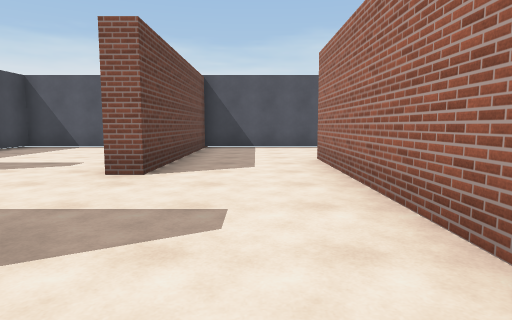
view 1 (above)

24 first-person views from a walk through a 3-D level made in the Unity game engine. The camera is 1.3 m above the floor, tilts 6° down and sees 75° across. The floor is counted in squares, 2 m on a side. Each view is taken from the middle of a square. On the plan, view 1 faces up. The plan holds only what a view shows up to about 10 squares ahead; the rest is blank. The place goes on beyond the plan. The player character is not drawn. Some surface patterns are stand-ins.

view 2
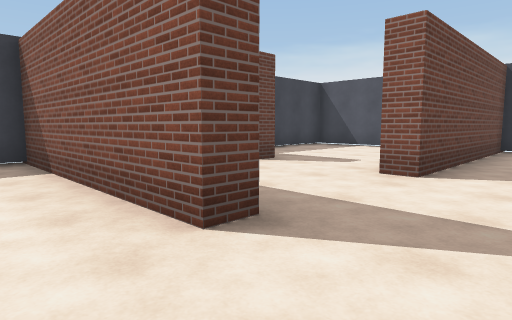

view 3
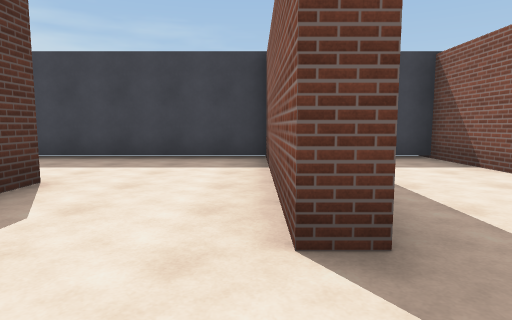

view 4
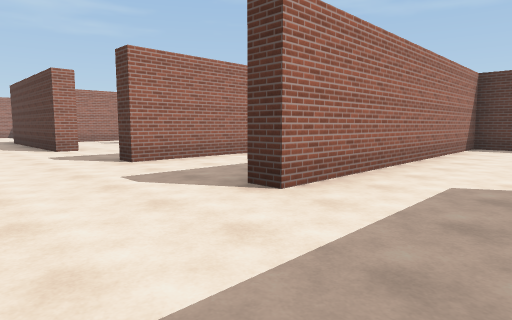

view 5
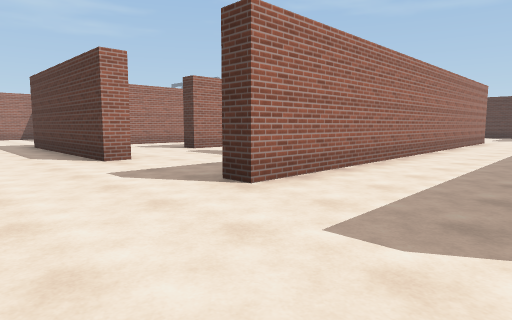

view 6
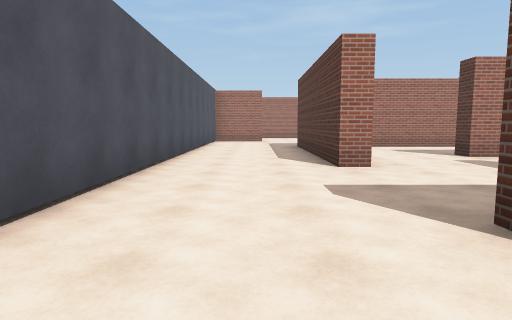

view 7
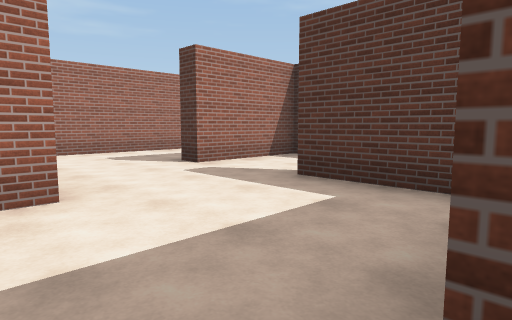

view 8
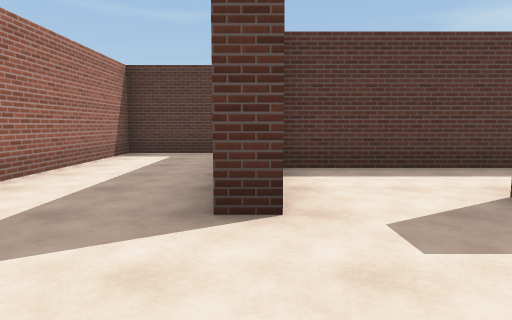

view 9
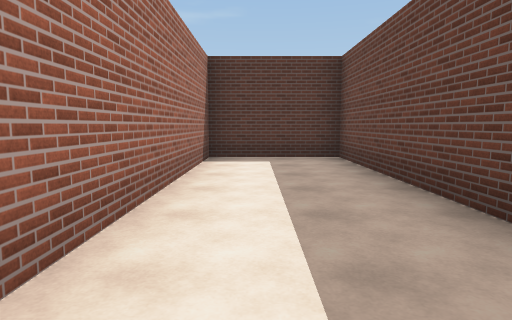

view 10
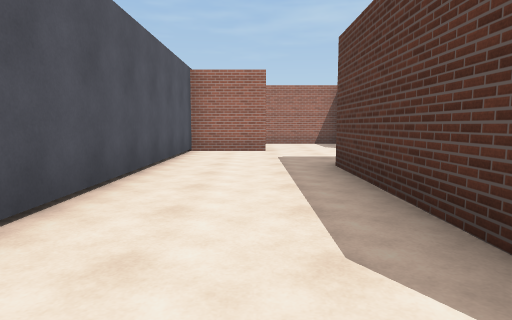

view 11
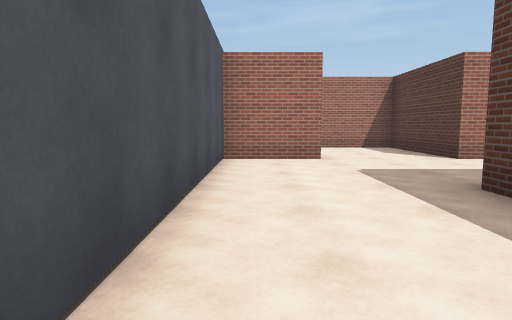

view 12
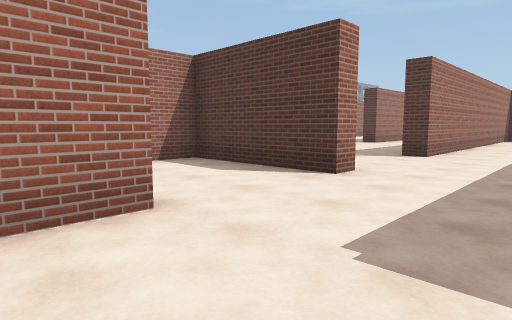

view 13
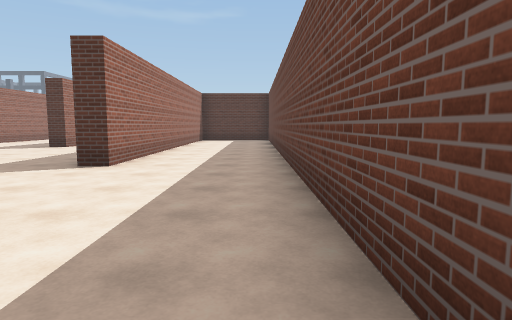

view 14
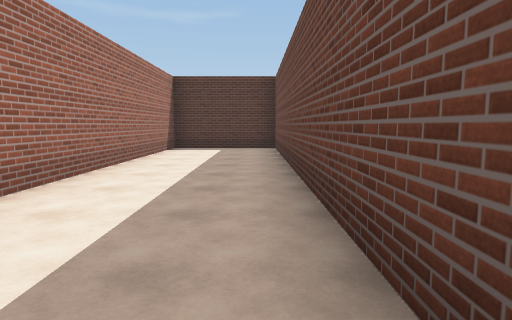

view 15
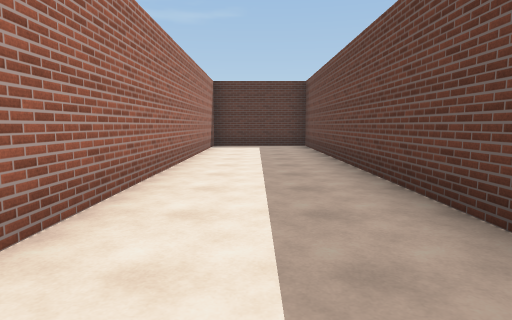

view 16
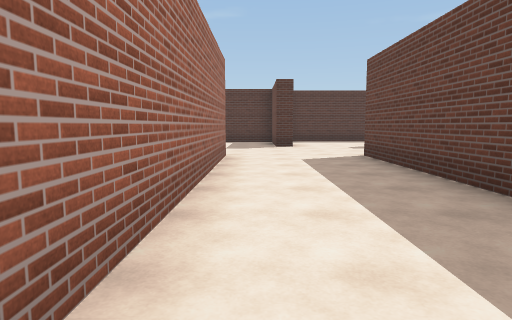

view 17
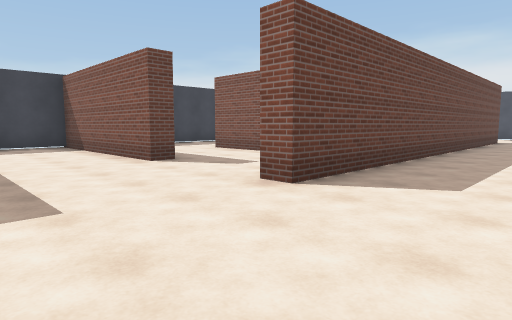

view 18
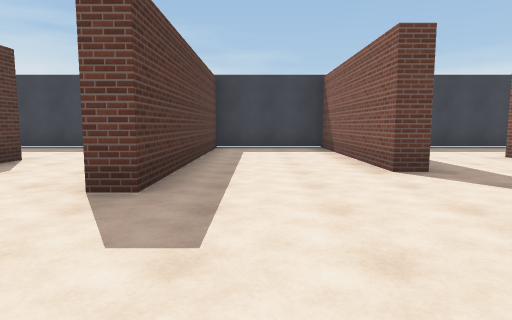

view 19
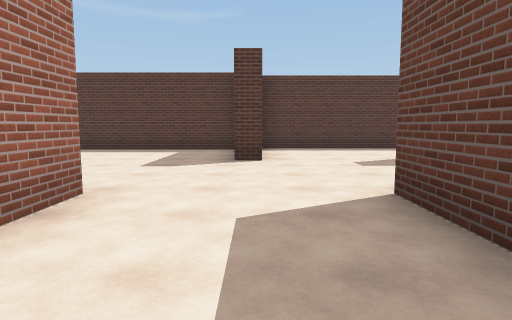

view 20
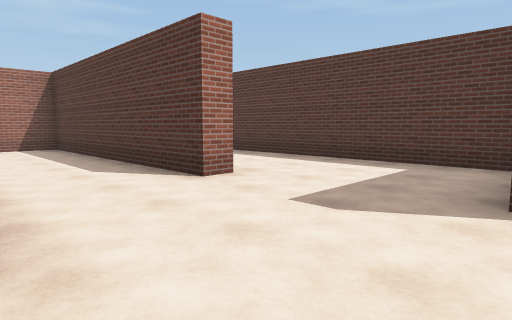

view 21
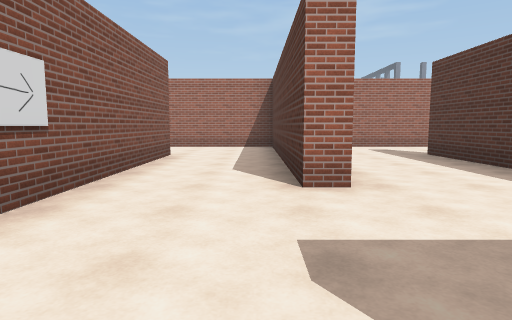

view 22
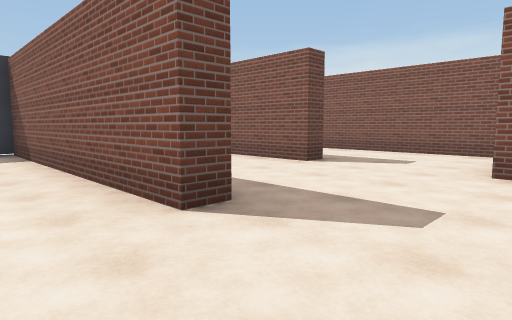

view 23
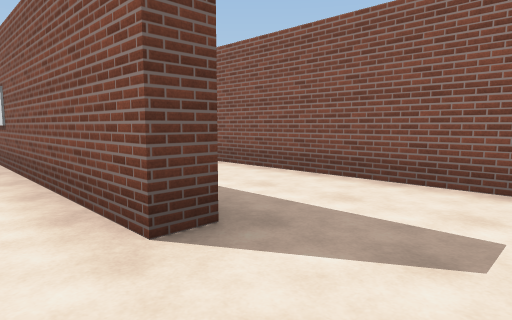

view 24
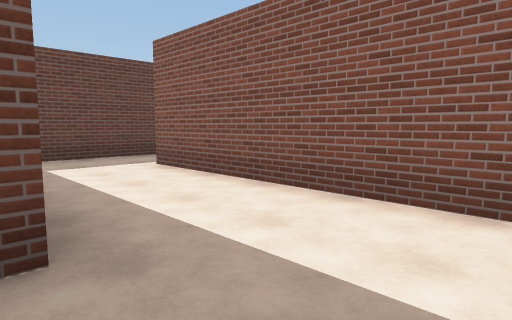

### Floor plan
Ten units are one square. View 1 is at (0, 0); x grows to the right and y downward. Boxes are objects, and circles mark ways between rooms. Rooms are numbered by the first view taken in them; rooms with no view inside come last. Other rooms are left out.
<svg viewBox="-71 -101 246 219">
<path fill="none" stroke="#000" d="M17 -40 17 51M59 -35 78 -35M-17 -18 -17 -12 -66 -12 -66 34M4 14 12 14 12 -64 18 -64M81 -61 81 -67M19 -96 -15 -96 -15 -43 -20 -43M-16 19 -38 19M98 -35 104 -35M103 -29 103 17 129 17 129 -51M75 -96 50 -96M-38 14 -31 14M46 51 46 -64 52 -64M163 -46 163 -51M135 -64 135 75 163 75 163 -18 169 -18M163 -78 163 -96 75 -96M81 -67 134 -67M29 81 34 81M17 51 11 51M64 80 64 75 129 75 129 56M35 108 105 108M-17 45 -17 51 -66 51 -66 81 -2 81 -2 86 -44 86M8 19 -16 19M-10 113 29 113M103 51 52 51M-32 113 -26 113M103 46 103 51M118 22 69 22M129 56 129 44M51 12 51 36M-44 -96 -66 -96 -66 -72M-44 -50 -44 -43 -66 -43 -66 -38M61 -10 98 -10 98 -35"/>
<circle cx="85" cy="-85" r="3" fill="#2a7"/>
<circle cx="-25" cy="35" r="3" fill="#2a7"/>
<circle cx="35" cy="50" r="3" fill="#2a7"/>
<circle cx="-20" cy="-35" r="3" fill="#2a7"/>
<circle cx="85" cy="-30" r="3" fill="#2a7"/>
<circle cx="115" cy="50" r="3" fill="#2a7"/>
<circle cx="-35" cy="-50" r="3" fill="#2a7"/>
<text x="30" y="-30">1</text>
<text x="150" y="-10">2</text>
<text x="30" y="70">3</text>
<text x="90" y="40">4</text>
<text x="-50" y="-80">5</text>
<text x="-40" y="-40">6</text>
<text x="80" y="-20">7</text>
</svg>
Room 1 opens to room 2. Room 1 opens to room 3. Room 1 opens to room 6. Room 1 opens to room 7. Room 3 opens to room 4. Room 5 opens to room 6.

Where each view was taken, in squares from view 1:
view 1: 0 up, 0 right, facing up
view 2: 0 up, 0 right, facing up-left
view 3: 1 up, 0 right, facing left
view 4: 9 up, 1 left, facing down-right
view 5: 9 up, 2 right, facing down-right
view 6: 8 up, 3 right, facing right
view 7: 7 up, 5 right, facing down-right
view 8: 6 up, 10 right, facing down
view 9: 5 up, 12 right, facing down
view 10: 8 up, 8 right, facing right
view 11: 9 up, 10 right, facing right
view 12: 9 up, 14 right, facing down-right
view 13: 7 up, 14 right, facing down
view 14: 2 up, 14 right, facing down
view 15: 3 up, 15 right, facing down
view 16: 2 up, 4 right, facing down
view 17: 8 down, 4 right, facing up-left
view 18: 7 down, 3 right, facing left
view 19: 2 down, 3 right, facing down
view 20: 5 down, 3 right, facing down-right
view 21: 7 down, 3 right, facing right
view 22: 10 down, 2 right, facing up-left
view 23: 6 down, 12 right, facing up-left
view 24: 5 down, 12 right, facing up-left
